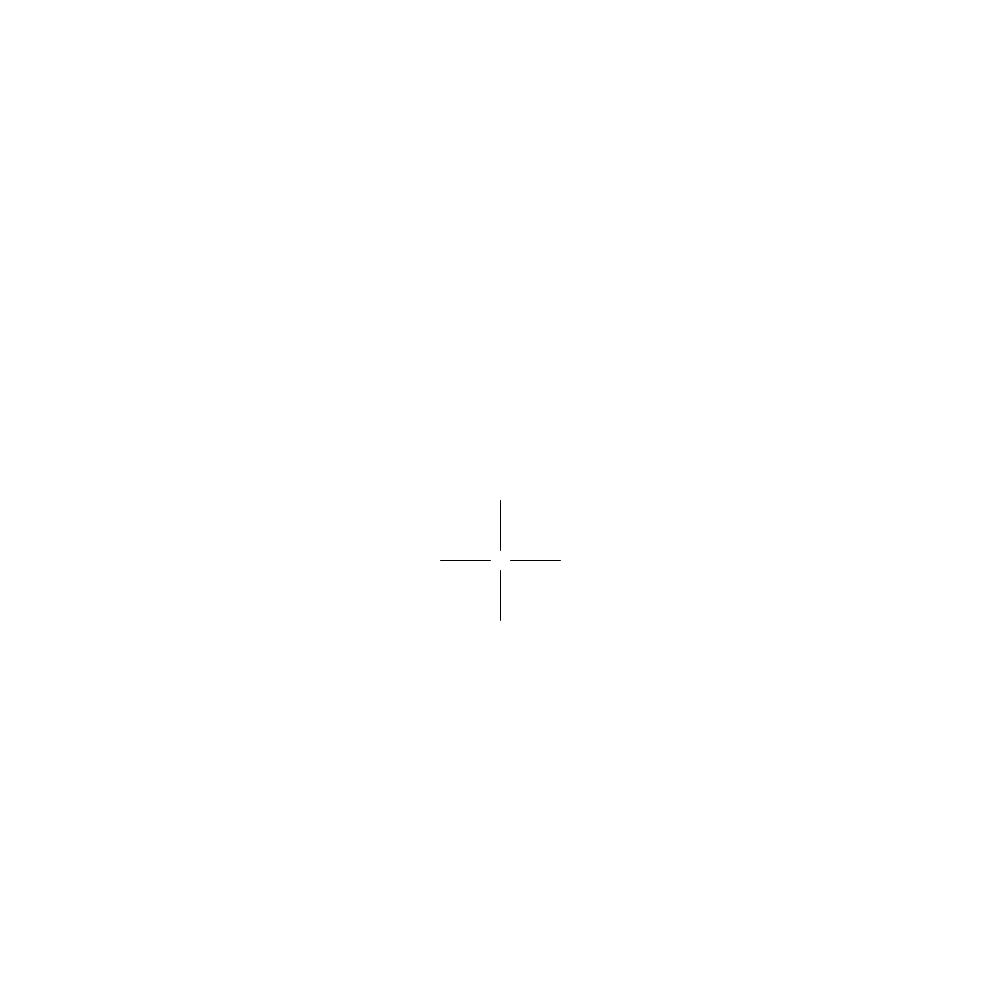
Frame 1 (no input)
Frame 60 (the mouse pressed at the canvas centre just before this capture): identical to frame 1, image omitted
Frame 120 (the mouse held since frame 60 and released just before this capture): identical to frame 1, image omitted

The Processing sketch that drew this single still picture (run headless with seeded random() and noise(); from frame 60 on, the mouse is pressed at the canvas centre):

// Processing sketch: Target
// ── Target.pde
target T;
void setup(){
  size(1000,1000);
  T = new target(500,500);
}

void draw(){
  background(255);
  T.display();
}

class target{
  float x1,y1,x2,y2;
  float radius;
  float L;
  target(float X1,float Y1){
    x1=X1;y1=Y1;radius=10;L=50;
  }
  void display(){
    line(x1,y1,x1,y1+L);
    line(x1,y1+2*radius+L,x1,y1+2*radius+2*L);
    line(x1-L-radius,y1+L+radius,x1-radius,y1+L+radius);
    line(x1+radius,y1+L+radius,x1+L+radius,y1+L+radius);
  }
  void move(){
  }
}
